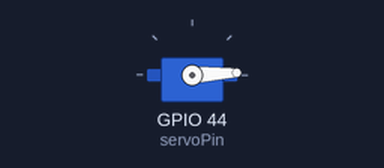
Bench run of a sketch on a simulated ESP32. Parts: servo.

Above: at 0.05 s.
At 1.3 s:
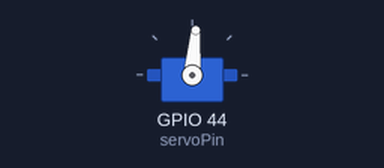
At 2.6 s:
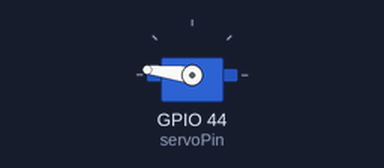
At 5.2 s:
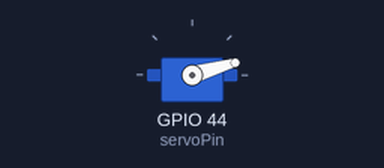
Timing chart, 0 to 7.1 s (numbered marks = the images above):
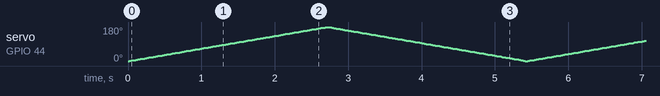

The sketch:

ESP-Servo-01.ino
```cpp
/*********
  Rui Santos
  Complete project details at http://randomnerdtutorials.com
  Written by BARRAGAN and modified by Scott Fitzgerald
*********/

#include <ESP32Servo.h>

Servo myservo;  // create servo object to control a servo
// twelve servo objects can be created on most boards

int pos = 0;    // variable to store the servo position
int servoPin = D7;
void setup() {

  ESP32PWM::allocateTimer(0);
  ESP32PWM::allocateTimer(1);
  ESP32PWM::allocateTimer(2);
  ESP32PWM::allocateTimer(3);
  myservo.setPeriodHertz(50);// Standard 50hz servo
  myservo.attach(servoPin, 500, 2400);


}

void loop() {
  for (pos = 0; pos <= 180; pos += 1) { // goes from 0 degrees to 180 degrees
    // in steps of 1 degree
    myservo.write(pos);              // tell servo to go to position in variable 'pos'
    delay(15);                       // waits 15ms for the servo to reach the position
  }
  for (pos = 180; pos >= 0; pos -= 1) { // goes from 180 degrees to 0 degrees
    myservo.write(pos);              // tell servo to go to position in variable 'pos'
    delay(15);                       // waits 15ms for the servo to reach the position
  }

}
```
